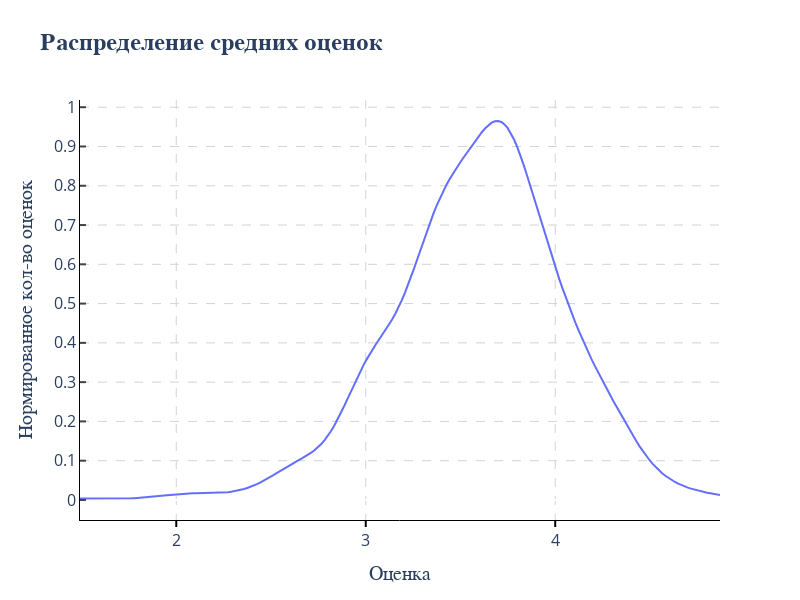

Source (notebook cell):
### Code cell
kde = scipy.stats.gaussian_kde(aver_rating_distrib["mean_rating"])
x = np.linspace(
    min(aver_rating_distrib["mean_rating"]),
    max(aver_rating_distrib["mean_rating"]),
    200,
)
y_vals = kde(x)
df_kde = pd.DataFrame({"x": x, "density": y_vals})
fig_7 = px.line(df_kde, x="x", y="density", title="Распределение средних оценок")
fig_7.update_layout(
    width=800,  # ширина в пикселях
    height=600,  # высота в пикселях
    # autosize=False,  # отключаем авторазмер
    xaxis_title="Оценка",
    yaxis_title="Нормированное кол-во оценок",
    # title_font=dict(size=24, family="Arial", weight="bold"),
    showlegend=False,
)
fig_7.update_layout(
    xaxis=dict(
        showticklabels=True,
        tickmode="linear",
        ticks="outside",  # Ticks снаружи: 'outside', 'inside', ''
        ticklen=6,  # Длина ticks
        tickwidth=2,  # Толщина ticks
        tickcolor="black",  # Цвет ticks
        dtick=1,
        # tickmode='array',  # Режим ручной установки
        # tickvals=[0, 1, 2, 3],  # Позиции ticks
        # ticktext=['Категория A', 'Категория B', 'Категория C', 'Категория D']  # Подписи
    ),
    yaxis=dict(
        showticklabels=True,
        tickmode="linear",
        dtick=0.1,
        ticks="inside",  # Ticks снаружи: 'outside', 'inside', ''
        ticklen=6,  # Длина ticks
        tickwidth=2,  # Толщина ticks
        # tickmode="linear",
        # dtick=5
    ),
)
fig_7 = configure_plotly_theme(fig_7)
fig_7.update_traces(marker=dict(line=dict(width=1, color="black")))
fig_7.show()

### Figure 1 — Plotly figure (JSON) as saved in the notebook; plotly's stock layout.template omitted (floating-point values rounded to 4 significant figures; data arrays with more than 128 entries replaced by an {"elided": "..."} marker saying what was removed)
{"data": [{"hovertemplate": "x=%{x}<br>density=%{y}<extra></extra>", "legendgroup": "", "line": {"color": "#636efa", "dash": "solid"}, "marker": {"line": {"color": "black", "width": 1}, "symbol": "circle"}, "mode": "lines", "name": "", "orientation": "v", "showlegend": false, "type": "scatter", "x": {"elided": "200 float values"}, "xaxis": "x", "y": {"elided": "200 float values"}, "yaxis": "y"}], "layout": {"font": {"size": 14}, "height": 600, "legend": {"tracegroupgap": 0}, "paper_bgcolor": "white", "plot_bgcolor": "white", "showlegend": false, "title": {"font": {"family": "Arial", "size": 24, "weight": "bold"}, "text": "Распределение средних оценок"}, "width": 800, "xaxis": {"anchor": "y", "domain": [0, 1], "dtick": 1, "gridcolor": "lightgray", "griddash": "dash", "gridwidth": 1, "linecolor": "black", "linewidth": 1, "showline": true, "showticklabels": true, "tickcolor": "black", "tickfont": {"size": 16}, "ticklen": 6, "tickmode": "linear", "ticks": "outside", "tickwidth": 2, "title": {"font": {"family": "Arial", "size": 20}, "text": "Оценка"}}, "yaxis": {"anchor": "x", "domain": [0, 1], "dtick": 0.1, "gridcolor": "lightgray", "griddash": "dash", "gridwidth": 1, "linecolor": "black", "linewidth": 1, "showline": true, "showticklabels": true, "tickfont": {"size": 16}, "ticklen": 6, "tickmode": "linear", "ticks": "inside", "tickwidth": 2, "title": {"font": {"family": "Arial", "size": 20}, "text": "Нормированное кол-во оценок"}}}}
